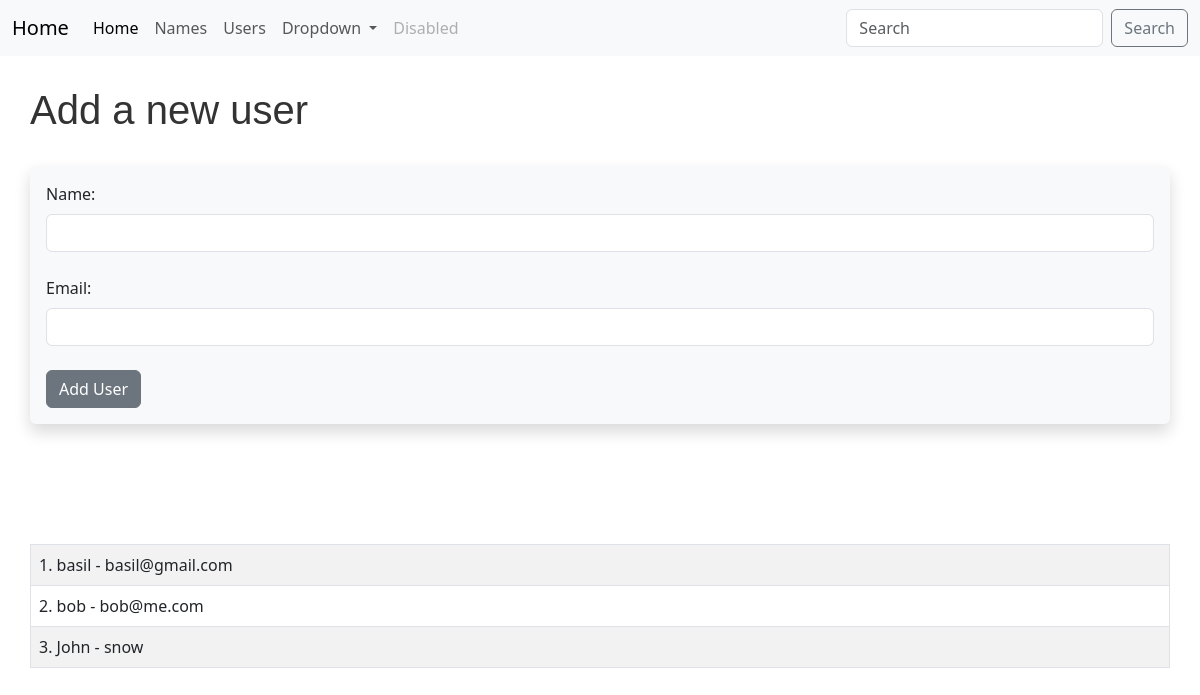
The page /add_user on the database as committed earlier.
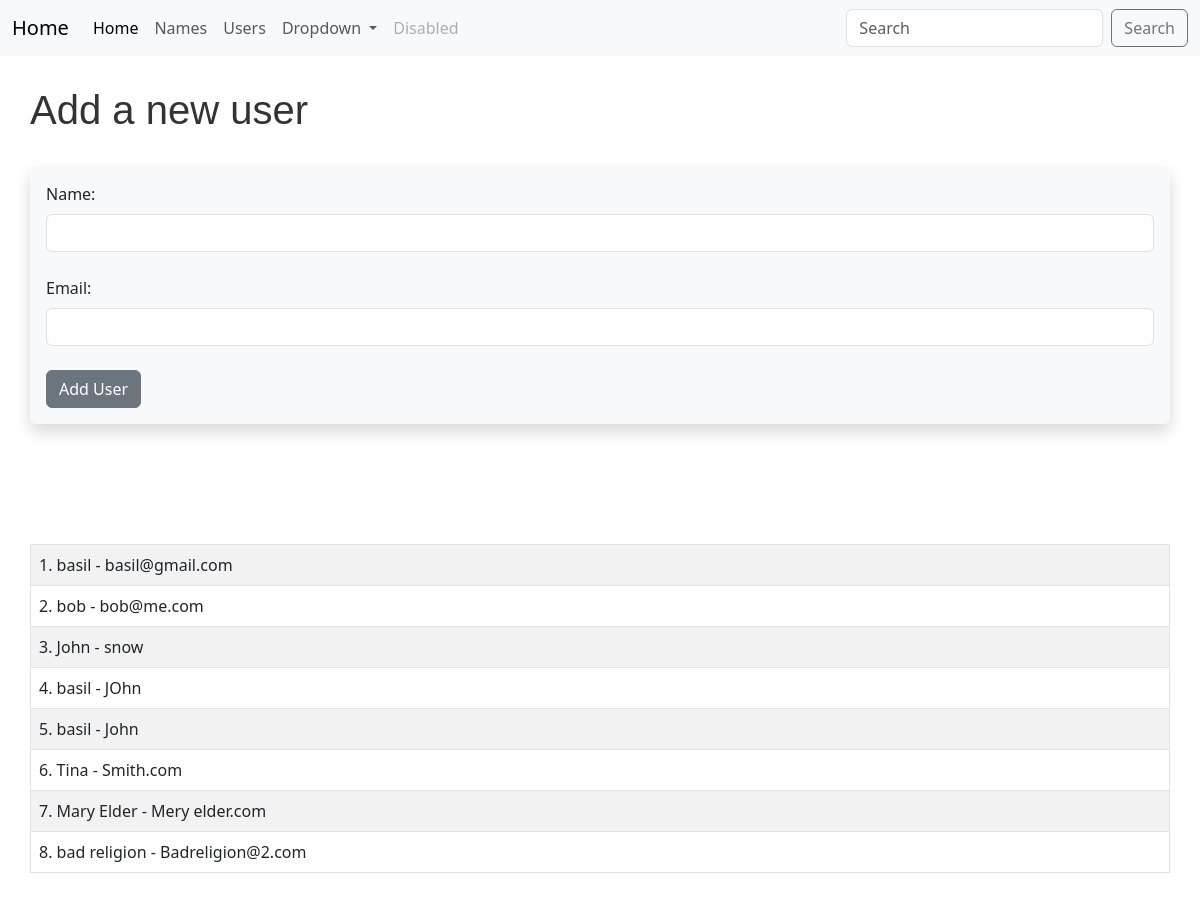
The same page on the database as committed later.
### config.py (models this page shows, shortened)
class Users(db.Model):
    id = db.Column(db.Integer, primary_key=True)
    name = db.Column(db.String(200), nullable=False)
    email = db.Column(db.String(120), nullable=False, unique=True)
    date_added = db.Column(db.DateTime, default=datetime.utcnow)

### config.py (the view, shortened to what this page needs)
@app.route('/add_user', methods=['GET', 'POST'])
def add_user():
    name = None
    form = UserForm()
    our_users = Users.query.order_by(Users.date_added)
    return render_template("add_user.html",
        form = form,
        name = name,
        our_users=our_users)

### config.py
class UserForm(FlaskForm):
    name = StringField("Name:", validators=[DataRequired()])
    email = StringField("Email:", validators=[DataRequired()])
    submit = SubmitField("Add User")

### templates/add_user.html (shortened to what this page needs)
{% extends 'base.html' %}
{% block content %}
{% if name %}
    <h1> User Added ! </h1>
    {% for message in get_flashed_messages()  %}
    <div class="alert alert-warning alert-dismissible fade show" role="alert">
       {{name }} {{ message }}
        <button type="button" class="btn-close" data-bs-dismiss="alert" aria-label="Close"></button>
      </div>
    {% endfor %}
    <br/> <br/> <br/>
    <table class="table table-striped table-hover table-bordered">
        {% for our_user in our_users %}
        <tr>
           <td>{{our_user.id }}. {{ our_user.name
        }} - {{ our_user.email }} </td>
        </tr>
        {% endfor %}
        </table>
{% else %}
    <h1>Add a new user </h1>
    <br/>
    <div class="shadow p-3 mb-5 bg-body-tertiary rounded">
    <form method="POST">
        {{ form.name.label (class="form-label") }}
        {{ form.name(class="form-control") }}
        <br/>
        {{ form.email.label(class="form-label")}}
        {{ form.email(class="form-control") }}
        <br/>
        {{ form.submit(class="btn btn-secondary") }}
    </form>
    </div>
<br/> <br/> <br/>
<table class="table table-striped table-hover table-bordered">
{% for our_user in our_users %}
<tr>
   <td>{{our_user.id }}. {{ our_user.name
}} - {{ our_user.email }} </td>
</tr>
{% endfor %}
</table>
{% endif %}
{% endblock %}

### templates/base.html (shortened to what this page needs)
<!DOCTYPE html>
<head>
    <link href="https://cdn.jsdelivr.net/npm/bootstrap@5.3.0-alpha3/dist/css/bootstrap.min.css" rel="stylesheet">
    <link rel="stylesheet" type="text/css" href="{{ url_for('static', filename='styles/base.css')}}" >
</head>
<body>
<nav class="navbar navbar-expand-lg bg-body-tertiary">
    <div class="container-fluid">
      <a class="navbar-brand" href="/">Home</a>
      <div class="collapse navbar-collapse" id="navbarSupportedContent">
        <ul class="navbar-nav me-auto mb-2 mb-lg-0">
          <li class="nav-item">
            <a class="nav-link active" aria-current="page" href="/">Home</a>
          </li>
          <li class="nav-item">
            <a class="nav-link" href="/name">Names</a>
          </li>
          <li class="nav-item">
            <a class="nav-link" href="/add_user">Users</a>
          </li>
          <li class="nav-item dropdown">
            <a class="nav-link dropdown-toggle" href="#" role="button" data-bs-toggle="dropdown" aria-expanded="false">
              Dropdown
            </a>
          </li>
          <li class="nav-item">
            <a class="nav-link disabled">Disabled</a>
          </li>
        </ul>
        <form class="d-flex" role="search">
          <input class="form-control me-2" type="search" placeholder="Search" aria-label="Search">
          <button class="btn btn-outline-secondary" type="submit">Search</button>
        </form>
      </div>
    </div>
  </nav>
<nav id="content">
    {% block content %}
    {% endblock %}
</nav>
</body>

### static/styles/base.css (style rules this page uses)
body { padding: 0px; }
#content { padding: 30px; }
h1 { font-family: sans-serif; color: #333; }

Rows that differ between the two databases and show on the page:
added Users: id "4", name "basil", email "JOhn"
added Users: id "5", name "basil", email "John"
added Users: id "6", name "Tina", email "Smith.com"
added Users: id "7", name "Mary Elder", email "Mery elder.com"
added Users: id "8", name "bad religion", email "Badreligion@2.com"
